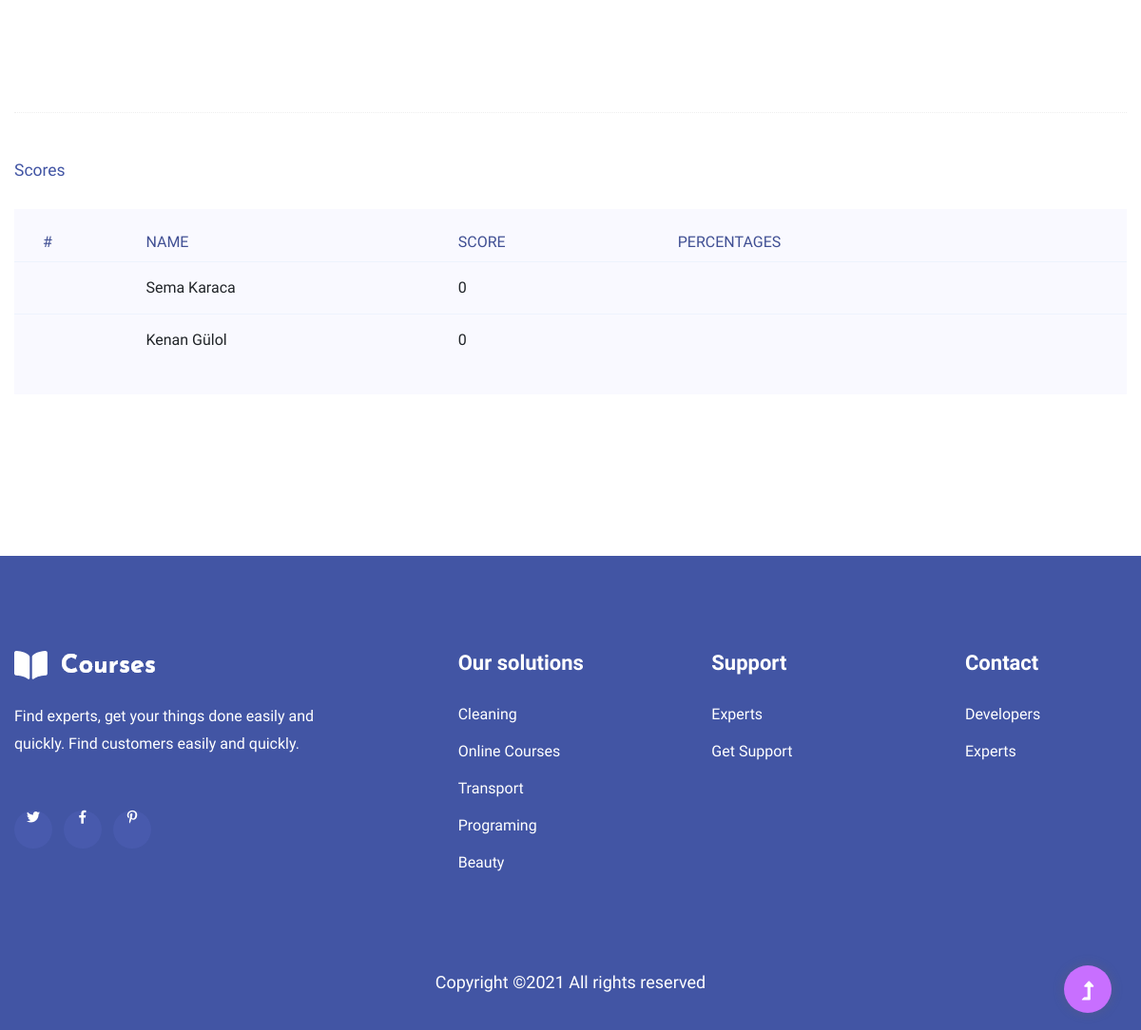
Page /exam/EXM2021020001/scores/ (lower part) on the earlier database version.
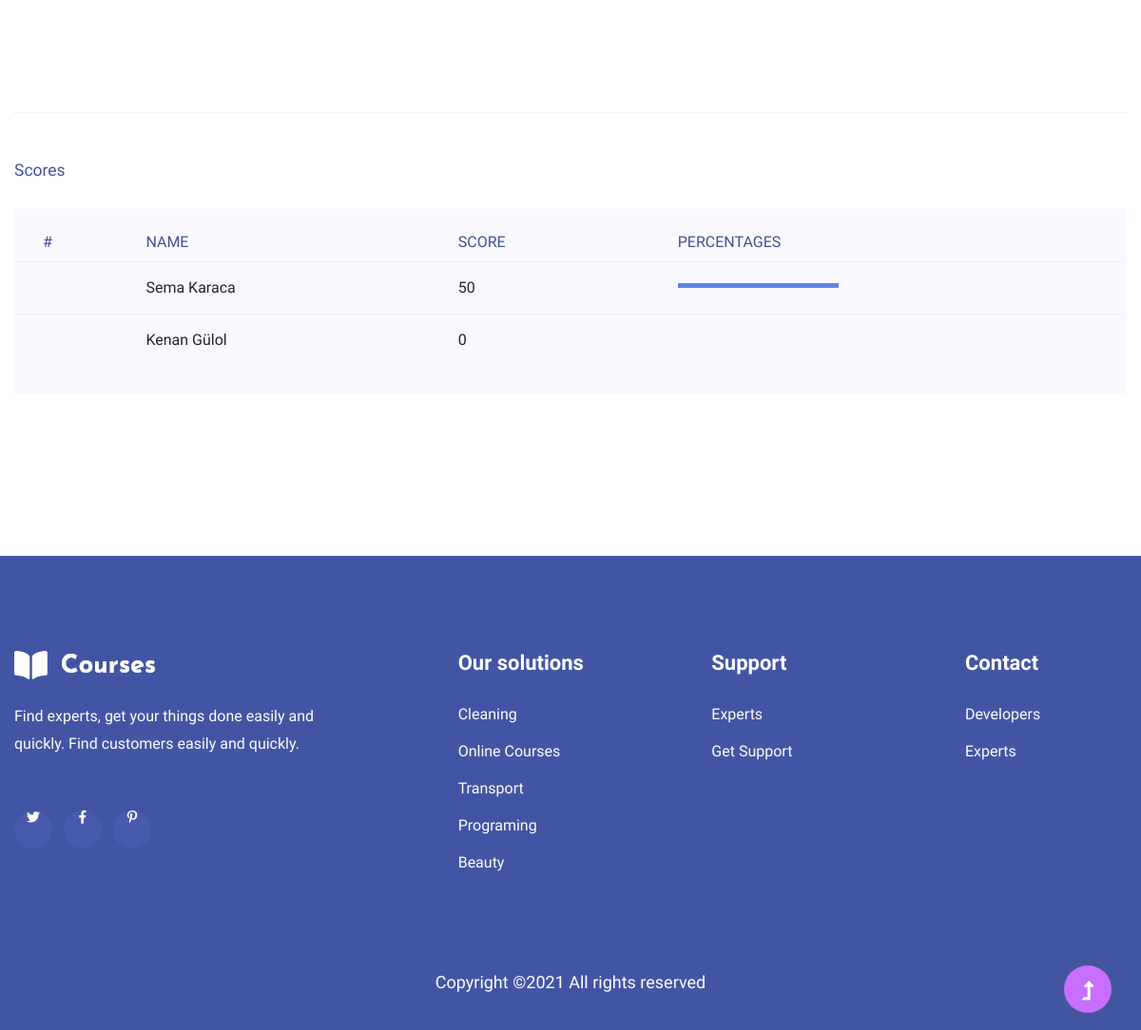
Same page on the later database version.
### exam/models.py (models this page shows)
class Assignment(models.Model):
    id = CharField(max_length=20, primary_key=True, db_column='id')
    user_id = ForeignKey(User, db_column='STUDENT', on_delete=models.CASCADE)
    exam_id = ForeignKey(Exam, db_column='EXAMID', on_delete=models.CASCADE)
    completed = BooleanField(default=False, db_column='COMPLETED')
    result = IntegerField(db_column='RESULT', default=0)
    class Meta:
        db_table = "ASSIGNMENT"
        unique_together = (("user_id", "exam_id"), )

### user/models.py (models this page shows)
class User(models.Model):
    id = models.CharField(max_length=20, primary_key=True, db_column='id')
    saltkey = models.BinaryField(db_column='SALTKEY', null=False, default=b"")
    password = models.BinaryField(db_column='PASSWORD',
                                  null=False,
                                  default=b"")
    name = models.CharField(max_length=30,
                            null=False,
                            default="",
                            db_column='NAME')
    surname = models.CharField(max_length=50,
                               null=False,
                               default="",
                               db_column='SURNAME')
    mail = models.EmailField(db_column='EMAIL')
    is_organizer = models.BooleanField(db_column='ISORGANIZER', default=False)
    def __str__(self) -> str:
        return self.name + " " + self.surname
    class Meta:
        db_table = "USER"

### exam/views.py (the view)
# urls.py: url(r'^(?P<exam_id>\w+)/scores/$', exam_scores, name="scores"),
def exam_scores(request, exam_id):
    ass = ExamController(exam_id).examscores()
    return render(request, 'scores.html', {'assignments': ass})

### exam/controllers.py (called while the page is built)
    def examscores(self):
        return Assignment.objects.filter(
            exam_id=self.exam.id).order_by('result').reverse()

### templates/scores.html (shortened to what this page needs)
{% extends 'base.html' %}
{% load static %}
{% block body %}
         <main>
        <section class="blog_area section-padding">
            <div class="container">
                <div class="row">
                    <div class="col-lg-12 mb-12 mb-lg-12">
                       <div class="section-top-border">
											<h3 class="mb-30">Scores</h3>
											<div class="progress-table-wrap">
												<div class="progress-table">
													<div class="table-head">
														<div class="serial">#</div>
														<div class="country">Name</div>
														<div class="visit">Score</div>
														<div class="percentage">Percentages</div>
													</div>
                                                    {% for ass in assignments %}
                                                        <div class="table-row">
                                                            <div class="serial"></div>
                                                            <div class="country">{{ ass.user_id }}</div>
                                                            <div class="visit">{{ ass.result }}</div>
                                                            <div class="percentage">
                                                                <div class="progress">
                                                                    <div class="progress-bar color-1" role="progressbar" style="width: {{ ass.result }}%" aria-valuenow="{{ ass.result }}" aria-valuemin="0" aria-valuemax="100"></div>
                                                                </div>
                                                            </div>
                                                        </div>
                                                    {% endfor %}
												</div>
											</div>
										</div>
                    </div>
                </div>
            </div>
        </section>
    </main>
{% endblock%}

### templates/base.html (shortened to what this page needs)
{% load static %}
<html class="no-js" lang="zxx">
<head>
    <link rel="stylesheet" href="{% static 'css/solvee.css' %}">
    <link rel="stylesheet" href="{% static 'css/bootstrap.min.css' %}">
    <link rel="stylesheet" href="{% static 'css/owl.carousel.min.css' %}">
    <link rel="stylesheet" href="{% static 'css/slicknav.css' %}">
    <link rel="stylesheet" href="{% static 'css/flaticon.css' %}">
    <link rel="stylesheet" href="{% static 'css/progressbar_barfiller.css' %}">
    <link rel="stylesheet" href="{% static 'css/gijgo.css' %}">
    <link rel="stylesheet" href="{% static 'css/animate.min.css' %}">
    <link rel="stylesheet" href="{% static 'css/animated-headline.css' %}">
    <link rel="stylesheet" href="{% static 'css/magnific-popup.css' %}">
    <link rel="stylesheet" href="{% static 'css/fontawesome-all.min.css' %}">
    <link rel="stylesheet" href="{% static 'css/themify-icons.css' %}">
    <link rel="stylesheet" href="{% static 'css/slick.css' %}">
    <link rel="stylesheet" href="{% static 'css/nice-select.css' %}">
    <link rel="stylesheet" href="{% static 'css/style.css' %}">
</head>
<body>
        {% block body %}
         {% endblock %}
    <footer>
     <div class="footer-wrappper footer-bg">
        <div class="footer-area footer-padding">
            <div class="container">
                <div class="row justify-content-between">
                    <div class="col-xl-4 col-lg-5 col-md-4 col-sm-6">
                        <div class="single-footer-caption mb-50">
                            <div class="single-footer-caption mb-30">
                                <div class="footer-logo mb-25">
                                    <a href="index.html"><img src="{% static 'img/logo/logo2_footer.png' %}" alt=""></a>
                                </div>
                                <div class="footer-tittle">
                                    <div class="footer-pera">
                                        <p>Find experts, get your things done easily and quickly.
                                          Find customers easily and quickly.</p>
                                    </div>
                                </div>
                                <div class="footer-social">
                                    <a href="#"><i class="fab fa-twitter"></i></a>
                                    <a href="https://bit.ly/sai4ull"><i class="fab fa-facebook-f"></i></a>
                                    <a href="#"><i class="fab fa-pinterest-p"></i></a>
                                </div>
                            </div>
                        </div>
                    </div>
                    <div class="col-xl-2 col-lg-3 col-md-4 col-sm-5">
                        <div class="single-footer-caption mb-50">
                            <div class="footer-tittle">
                                <h4>Our solutions</h4>
                                <ul>
                                    <li><a href="#">Cleaning</a></li>
                                    <li><a href="#">Online Courses</a></li>
                                    <li><a href="#">Transport</a></li>
                                    <li><a href="#">Programing</a></li>
                                    <li><a href="#">Beauty</a></li>
                                </ul>
                            </div>
                        </div>
                    </div>
                    <div class="col-xl-2 col-lg-4 col-md-4 col-sm-6">
                        <div class="single-footer-caption mb-50">
                            <div class="footer-tittle">
                                <h4>Support</h4>
                                <ul>
                                    <li><a href="#">Experts</a></li>
                                    <li><a href="#">Get Support</a></li>
                                </ul>
                            </div>
                        </div>
                    </div>
                    <div class="col-xl-2 col-lg-3 col-md-4 col-sm-6">
                        <div class="single-footer-caption mb-50">
                            <div class="footer-tittle">
                                <h4>Contact</h4>
                                <ul>
                                    <li><a href="#">Developers</a></li>
                                    <li><a href="#">Experts</a></li>
                                </ul>
                            </div>
                        </div>
                    </div>
                </div>
            </div>
        </div>
        <div class="footer-bottom-area">
            <div class="container">
                <div class="footer-border">
                    <div class="row d-flex align-items-center">
                        <div class="col-xl-12 ">
                            <div class="footer-copy-right text-center">
                                <p>
                                  Copyright &copy;<script>document.write(new Date().getFullYear());</script> All rights reserved</a>
                                  </p>
                              </div>
                          </div>
                      </div>
                  </div>
              </div>
          </div>
      </div>
  </footer>
  <div id="back-top" >
    <a title="Go to Top" href="#"> <i class="fas fa-level-up-alt"></i></a>
</div>
</body>
</html>

### templates/assets/css/solvee.css (style rules this page uses)
body { background-color: #616161 }

Differences in the rows shown:
changed Assignment "Sema Karaca": result "0" → "50"; RESULT 0 → 50 (drawn)
